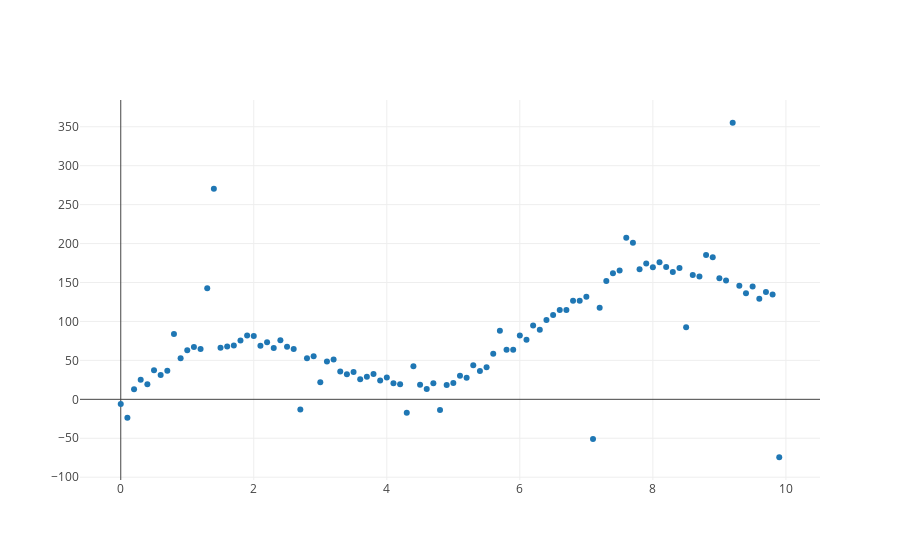

Here is the notebook cell this chart was saved with:
### Code cell
# plot the [X, Y] data
iplot([go.Scatter(x=X, y=Y, mode = 'markers')])
